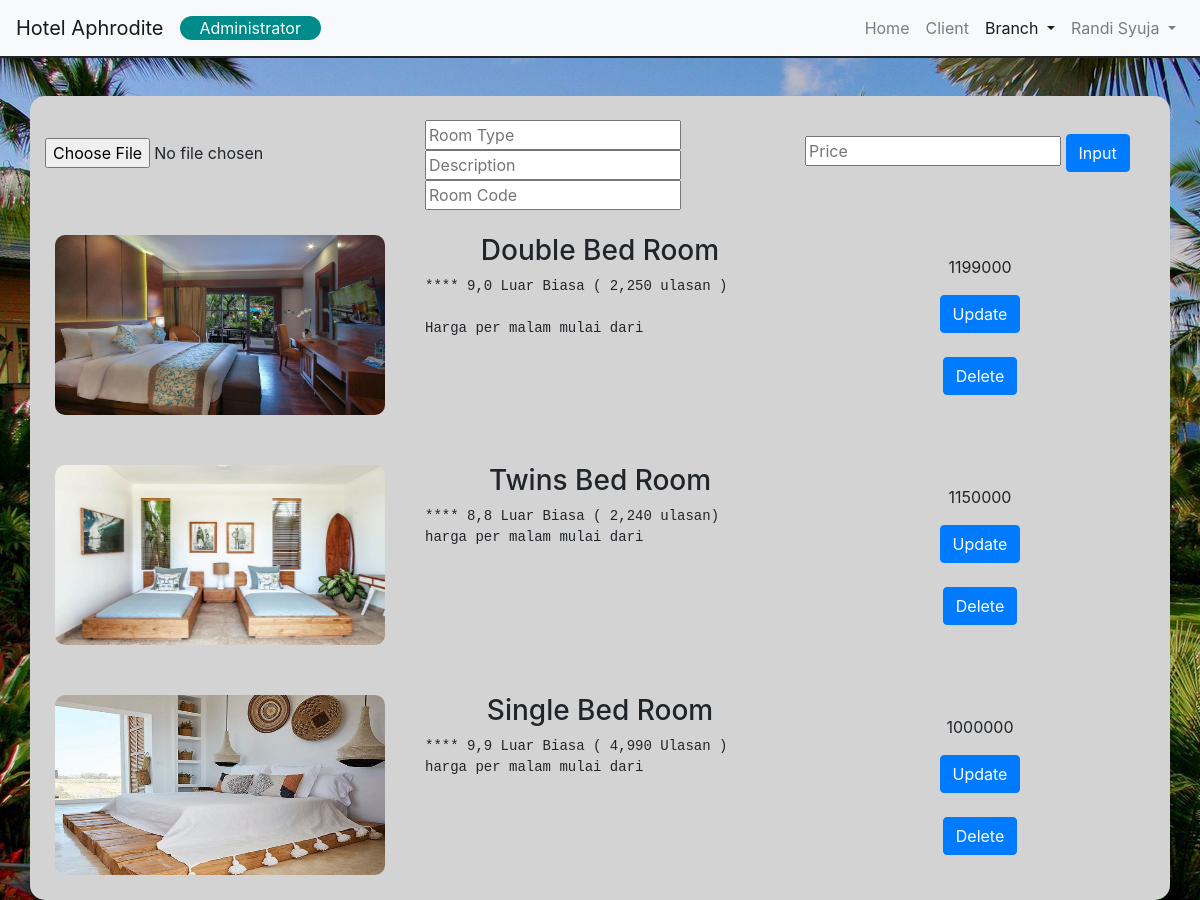
Page /admin/indo.php (signed in) on the committed database.
### tables this page shows
CREATE TABLE `indonesia` (
  `kode_kamar` char(4) NOT NULL,
  `image` varchar(100) NOT NULL,
  `tipe_kamar` varchar(100) NOT NULL,
  `deskripsi` varchar(500) NOT NULL,
  `harga` int(11) NOT NULL
);

### admin/indo.php (the view, shortened to what this page needs)
<?php
include "../koneksi.php";
$branch="indonesia";
$sql="SELECT * FROM $branch";
$result=mysqli_query($koneksi, $sql);
$username3=$_SESSION["session_username"];
?>
<!DOCTYPE html>
<html>
    <head>
        <link href="../css/bootstrap.min.css" type="text/css" rel="stylesheet">
    </head>
    <body>
        <nav class="navbar navbar-expand-lg navbar-light bg-light fixed-top" style="border-bottom:2px solid ">
            <a class="navbar-brand" href="index.php">Hotel Aphrodite</a>
            <span style="background-color:darkcyan; color:white; padding-left:20px; padding-right:20px; border-radius:15px;">Administrator</span>
            <div class="collapse navbar-collapse" id="navbarNav">
                <ul class="navbar-nav ml-auto">
                    <li class="nav-item">
                        <a class="nav-link" href="admin.php">Home <span class="sr-only">(current)</span></a>
                    </li>
                    <li class="nav-item">
                        <a class="nav-link" href="client.php">Client</a>
                    </li>
                    <li class="nav-item dropdown">
                        <a class="nav-link dropdown-toggle active" href="#" role="button" data-toggle="dropdown" aria-expanded="false">
                        Branch
                        </a>
                    </li>
                    <li class="nav-item dropdown">
                        <a class="nav-link dropdown-toggle" href="#" role="button" data-toggle="dropdown" aria-expanded="false">
                        <?php echo($username3); ?>
                        </a>
                    </li>
                </ul>
            </div>
        </nav>
        <br><br><br><br>
        <div class="container" style="background-color:lightgrey; border-radius:15px;">
            <form action="" method="post">
                <div class="row">
                    <div class="col align-self-center">
                        <input type="file" name="image"  id="image">
                    </div>
                    <div class="col align-self-center">
                        <br>
                        <input type="text" placeholder="Room Type" name="tipekamar">
                        <div><input type="text" placeholder="Description" name="desc"></div>
                        <div><input type="text" placeholder="Room Code" name="kodekamar"></div>
                    </div>
                    <div class="col align-self-center">
                        <input type="number" placeholder="Price" name="harga">
                        <button class="btn btn-primary" type="submit" name="submit">Input</button>
                    </div>
                </div>
            </form>
            <?php while($row=mysqli_fetch_assoc($result)) : ?>
                    <div class="row">
                        <div class="col-sm">
                            <img class="img-fluid" src="../img/<?php echo $row["image"];?>" style="margin-top:15px; margin-bottom:15px; padding:10px;padding-top:10px; background-color:lightgrey;border:0; border-radius:20px; width:400px; height:200px;  ">
                        </div>
                        <div class="col-sm">
                            <br>
                            <h3 class="text-center"><?php echo $row["tipe_kamar"];?></h3>
                            <pre><?php echo $row["deskripsi"];?></pre>
                        </div>
                        <div class="col align-self-center">
                            <p class="text-center"><?php echo $row["harga"];?></p>
                            <div align="center">
                                <form action=updateroom.php method="get">
                                    <button class="btn btn-primary" type="submit" name="update" value=<?php echo($row["kode_kamar"]); ?>>Update</button>
                                </form>
                                <br>
                                <form action="" method="post">
                                <button class="btn btn-primary" type="submit" name="delete" value=<?php echo($row["kode_kamar"]); ?>>Delete</button>
                                </form>
                            </div>
                        </div>
                    </div>
            <?php endwhile; ?>
        </div>
    </body>
</html>

### admin/indo.php (style rules this page uses)
body { background-image:url(../img/bgindo.jpg); }

### rows in the picture
indonesia: image (picture), tipe_kamar "Double Bed Room", deskripsi "**** 9,0 Luar Biasa ( 2,250 ulasan ) Harga per malam mulai dari", harga "1199000"
indonesia: image (picture), tipe_kamar "Twins Bed Room", deskripsi "**** 8,8 Luar Biasa ( 2,240 ulasan) harga per malam mulai dari", harga "1150000"
indonesia: image (picture), tipe_kamar "Single Bed Room", deskripsi "**** 9,9 Luar Biasa ( 4,990 Ulasan ) harga per malam mulai dari", harga "1000000"

### other values in the picture
$username3 "Randi Syuja"
